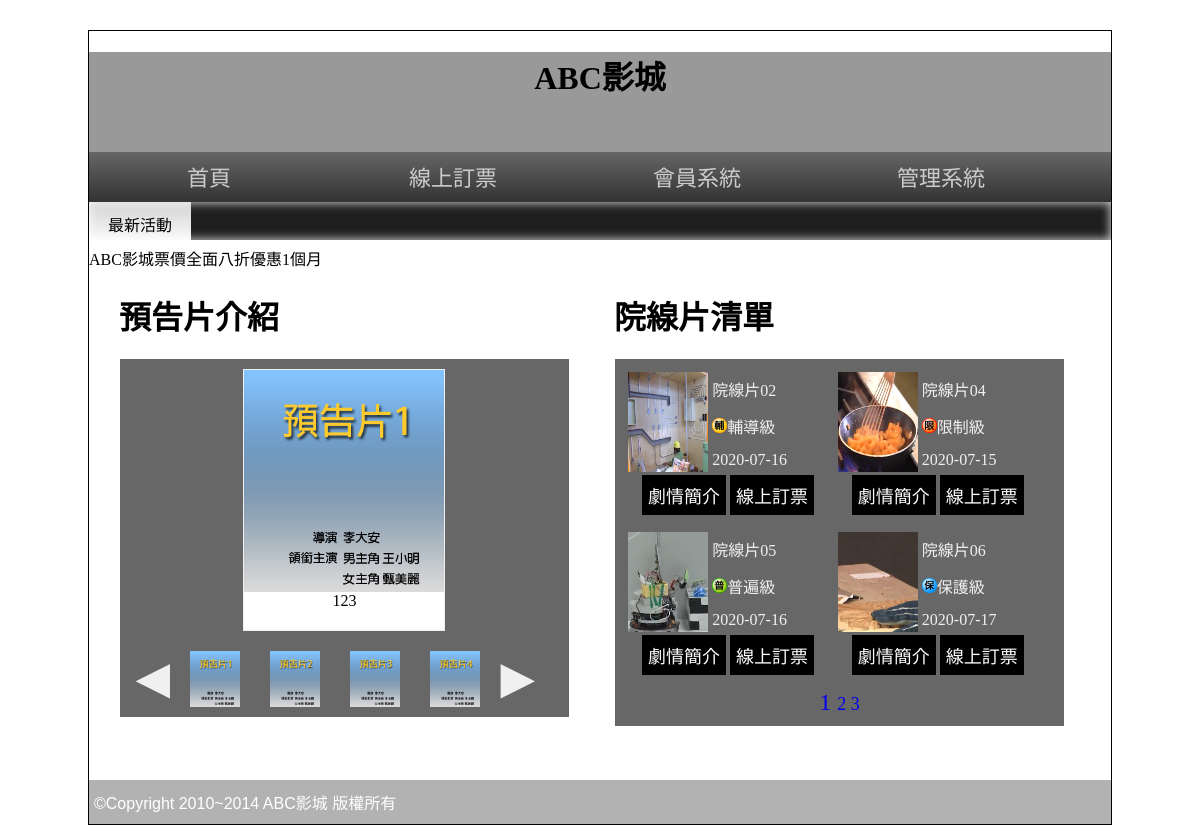
Before: / with the older database file.
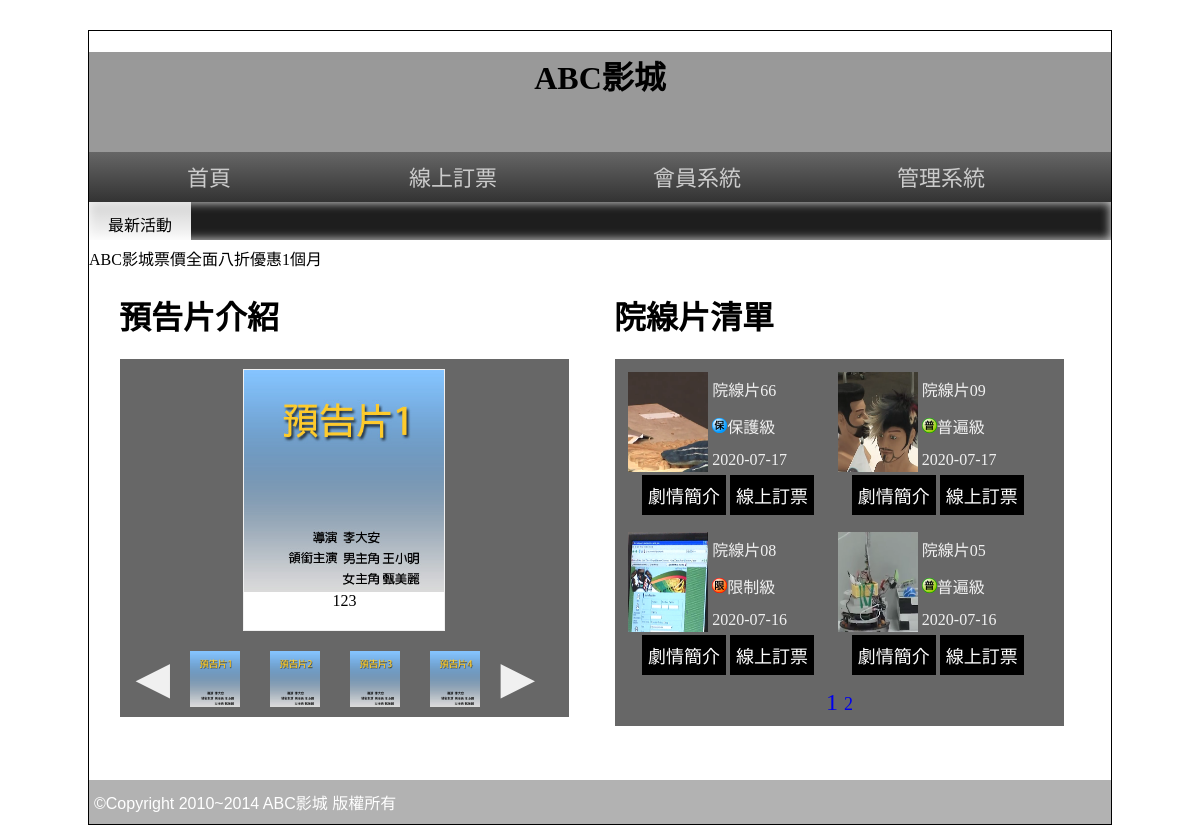
After: the same page with the newer database file.
### tables this page shows
CREATE TABLE `poster` (
  `id` int(10) UNSIGNED NOT NULL,
  `path` text NOT NULL COMMENT '路徑',
  `name` text NOT NULL COMMENT '檔案名稱',
  `rank` int(10) UNSIGNED NOT NULL COMMENT '順序',
  `sh` int(1) UNSIGNED NOT NULL,
  `ani` int(1) UNSIGNED NOT NULL
);

CREATE TABLE `movie` (
  `id` int(10) UNSIGNED NOT NULL,
  `name` text NOT NULL,
  `level` int(1) UNSIGNED NOT NULL,
  `length` int(3) UNSIGNED NOT NULL,
  `ondate` date NOT NULL,
  `publish` text NOT NULL,
  `director` text NOT NULL,
  `trailer` text NOT NULL,
  `poster` text NOT NULL,
  `intro` text NOT NULL,
  `rank` int(10) UNSIGNED NOT NULL,
  `sh` int(1) UNSIGNED NOT NULL
);

### base.php (called while the page is built, shortened)
<?php
$level=[
    1=>'普遍級',
    2=>'輔導級',
    3=>'保護級',
    4=>'限制級'
];
class DB{
    private $dsn="mysql:host=localhost;charset=utf8;dbname=db07";
    private $root="root";
    private $password="";
    private $table;
    private $pdo;
    public function __construct($table){
        $this->table =$table;
        $this->pdo=new PDO($this->dsn,$this->root,$this->password);
    }
    public function all(...$arg){
        $sql="select * from $this->table ";
        if(!empty($arg[0]) && is_array($arg[0])){
            foreach( $arg[0] as $key => $value ){
                $tmp[]=sprintf("`%s`='%s'",$key,$value);
            }
            $sql = $sql . " where " . implode(" && ",$tmp);
        }
        if(!empty($arg[1])){
            $sql = $sql . $arg[1];
        }
        return $this->pdo->query($sql)->fetchAll();
    }
    public function count(...$arg){
        $sql="select count(*) from $this->table ";
        if(!empty($arg[0]) && is_array($arg[0])){
            foreach( $arg[0] as $key => $value ){
                $tmp[]=sprintf("`%s`='%s'",$key,$value);
            }
            $sql = $sql. " where " .implode(" && ",$tmp);
        }
        if(!empty($arg[1])){
            $sql = $sql . $arg[1];
        }
        return $this->pdo->query($sql)->fetchColumn();
    }
}
?>

### front/main.php (the view, shortened to what this page needs)
<?php
  $po=new DB("poster");
  $rows=$po->all(["sh"=>1]," order by `rank`");
?>
<div class="half" style="vertical-align:top;">
  <h1>預告片介紹</h1>
  <div class="rb tab" style="width:95%;">
    <div class="poster">
      <?php
        foreach($rows as $k => $row){
          echo "<div class='po' data-ani=".$row['ani'].">";
          echo "<img src='img/".$row['path']."'>";
          echo "<div class='ct'>".$row['name']."</div>";
          echo "</div>";
        }
      ?>
    </div>
    <div class="btns">
    <div class="control" onclick="shift('left')">&#9664;</div>
    <div class="nav">
      <?php
        foreach($rows as $k => $row){
          echo "<div class='icon' >";
          echo "<img src='img/".$row['path']."'>";
          echo "</div>";
        }
      ?>
    </div>
    <div class="control" onclick="shift('right')">&#9654;</div>
    </div>
  </div>
</div>
<div class="half">
  <h1>院線片清單</h1>
  <div class="rb tab" style="width:95%;">
  <?php
    $db=new DB("movie");
    $today=date("Y-m-d");
    $ondate=date("Y-m-d",strtotime("-2 days"));
    $total=$db->count(['sh'=>1]," && ondate >= '$ondate' && ondate <='$today'");
    $div=4;
    $pages=ceil($total/$div);
    $now=(!empty($_GET['p']))?$_GET['p']:1;
    $start=($now-1)*$div;
    $rows=$db->all(['sh'=>1]," && ondate >= '$ondate' && ondate <='$today' order by rank limit $start,$div");
    foreach($rows as $row){
  ?>
      <div class="mb">
          <table>
            <tr>
              <td rowspan="3"><a href="?do=intro&id=<?=$row['id'];?>"><img src="img/<?=$row['poster'];?>" style="height:100px;width:80px;"></a></td>
              <td><?=$row['name'];?></td>
            </tr>
            <tr>
              <td><img src="icon/<?=$row['level'];?>.png" style="width:15px"><?=$level[$row['level']];?></td>
            </tr>
            <tr>
              <td><?=$row['ondate'];?></td>
            </tr>
          </table>
          <div class="ct">
            <button onclick="location.href='?do=intro&id=<?=$row['id'];?>'">劇情簡介</button>
            <button onclick="location.href='?do=order&id=<?=$row['id'];?>'">線上訂票</button>
          </div>
      </div>
  <?php
    }
  ?>
    <div class="ct">
    <?php
      for($i=1;$i<=$pages;$i++){
        $font=($i==$now)?'24px':'18px';
        echo "<a href='?p=$i' style='font-size:$font;text-decoration:none'> $i </a>";
      }
    ?>
    </div>
  </div>
</div>

### index.php (shortened to what this page needs)
<?php include_once "base.php"; ?>
<!DOCTYPE html PUBLIC "-//W3C//DTD XHTML 1.0 Transitional//EN" "http://www.w3.org/TR/xhtml1/DTD/xhtml1-transitional.dtd">
<html xmlns="http://www.w3.org/1999/xhtml">
<head>
<link rel="stylesheet" href="css/css.css">
<link href="css/s2.css" rel="stylesheet" type="text/css">
</head>
<body>
<div id="main">
  <div id="top" class="ct" style=" background:#999 center; background-size:cover; " title="替代文字">
    <h1>ABC影城</h1>
  </div>
  <div id="top2"> <a href="index.php">首頁</a> <a href="index.php?do=order">線上訂票</a> <a href="#">會員系統</a> <a href="admin.php">管理系統</a> </div>
  <div id="text"> <span class="ct">最新活動</span>
    <marquee direction="right">
    ABC影城票價全面八折優惠1個月
    </marquee>
  </div>
  <div id="mm">
  <?php
    $do=(!empty($_GET['do']))?$_GET['do']:"main";
    $file="front/".$do.".php";
    if(file_exists($file)){
      include $file;
    }else{
      include "front/main.php";
    }
  ?>
  </div>
  <div id="bo"> ©Copyright 2010~2014 ABC影城 版權所有 </div>
</div>
</body>
</html>

### css/css.css (style rules this page uses)
body { font-family:微軟正黑體; }
input[type='button'],input[type='submit'],input[type='reset'],button,.button { min-width:70px; min-height:40px; background:#000; color:#fff; border:none; cursor:pointer; font-size:18px; text-decoration:none; }
#main { width:1022px; min-height:766px; border:#000 1px solid; margin:30px auto 10px auto; }
#top { display:block; height:100px; }
#top2 { display:block; height:50px; background: -webkit-linear-gradient(top,#666,#333); background: -ms-linear-gradient(top,#666,#333); background: -moz-linear-gradient(top,#666,#333); background: linear-gradient(top,#666,#333); }
#top2 a { display:inline-block; width:200px; padding:12px 20px 12px 20px; text-align:center; color:#ccc; text-decoration:none; font:normal 22px/26px Open Sans,'微軟正黑體'; transition:all ease-in .3s; }
#text { display:block; height:38px; box-shadow:#CCC 0px 0px 10px 1px inset; background-color: #1e1e1e; }
#text span { width:10%; display:inline-block; padding:10px 0px 10px 0px; vertical-align:top; background: -ms-linear-gradient(top,rgba(255,255,255,0.8),rgba(255,255,255,1)); background: -webkit-linear-gradient(top,rgba(255,255,255,0.8),rgba(255,255,255,1)); background: -moz-linear-gradient(top,rgba(255,255,255,0.8),rgba(255,255,255,1)); background: linear-gradient(top,rgba(255,255,255,0.8),rgba(255,255,255,1)); }
#mm { padding:10px; min-height:520px; }
#bo { padding:10px 5px 10px 5px; min-height:20px; display:block; color:#FFF; font-family:Arial, Helvetica, sans-serif,'微軟正黑體'; font-weight:500; background:rgba(0,0,0,0.3); }
.ct { text-align:center; }
.half { width:45%; display:inline-block; padding:2%; }
.rb { background:rgba(39,39,39,0.7); color:rgba(255,255,255,0.9); }
.tab { width:80%; display:block; margin-left:auto; margin-right:auto; min-height:100px; padding:10px; }

### front/main.php (style rules this page uses)
.btns { display: flex; }
.nav { display:flex; width:320px; overflow:hidden; }
.icon { width:80px; flex-shrink:0; text-align: center; position :relative; }
.icon img { width: 50px; cursor:pointer; }
.control { width:45px; font-size: 45px; text-align: center; cursor:pointer; }
.poster { border:1px solid; width:200px; height:260px; margin:0 auto 20px auto; position:relative; }
.po { width: 100%; height: 100%; background:white; color:black; position:absolute; display: none; }
.po img { width:100%; }
.mb { width: 48%; height: 160px; display: inline-block; }

Changed rows visible on the page:
removed movie: poster (picture), name "院線片02", shows a picture, level "輔導級", ondate "2020-07-16"
no longer on this page (row edited): movie: poster (picture), name "院線片04", level "限制級", ondate "2020-07-15"
changed movie "保護級": name "院線片06" → "院線片66"; moves up the list
now on this page (row edited): movie: poster (picture), name "院線片09", level "普遍級", ondate "2020-07-17"
now on this page (row unchanged): movie: poster (picture), name "院線片08", level "限制級", ondate "2020-07-16"
Other visible differences:
list line gone: "3"
